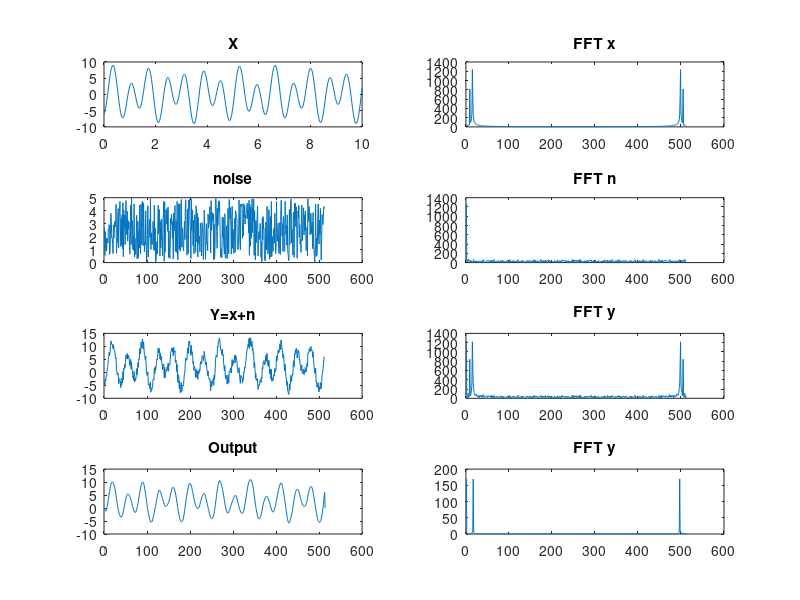

The MATLAB script that drew this image:
t=linspace(0,10,512);
%t= 0:0.1:2*pi;
f1=10;
f2=30;
x=3*sin(5*t)-6*cos(9*t);
%x=3*sin(t);%-6*cos(2*pi*f2*t);
n=5*rand(1,512);

y=x+n;
subplot(4,2,1);
plot(t,x)
title("X");
subplot(4,2,3);
plot(n)
title("noise");
subplot(4,2,5);
plot(y)
title("Y=x+n");

%------------Stat  FFT x  calculation-----------------%
Fs =10000;
xfft=length(x);
xfft2=2^nextpow2(xfft);
xff= fft(x,xfft2);
subplot(4,2,2);
plot(abs(xff));
title("FFT x");
%------------Stat  FFT y  calculation-------%
nfft=length(n);
nfft2=2^nextpow2(nfft);
nff= fft(n,nfft2);
subplot(4,2,4);
plot(abs(nff));
title("FFT n");
%------------Stat  FFT y  calculation-------%
yfft=length(y);
yfft2=2^nextpow2(yfft);
yff= fft(y,yfft2);
subplot(4,2,6);
plot(abs(yff));
title("FFT y");
%----------------MAF 3 filter model-------------------------%
LPF=(1/3)*(1+2*cos(10*t));
Lfft=length(LPF);
Lfft2=2^nextpow2(Lfft);
Lff= fft(LPF,Lfft2);
subplot(4,2,8);
plot(abs(Lff));
title("FFT y");
%----------------Output signal (After filter)-----------------------------%

m=3;               %% to modify the number of sample point
temp=rand(1,fix(m/2));
for i=1:fix(m/2)
    temp(i)=0;
end     
con= [temp y temp];
for loop=1:10       %% to modify the number of filter
    for i=1:1:(512-m)
        total=0;
        for M=0:1:(m-1)
            total=total+con(i+M);
        end  
        con(i+fix(m/2))=(1/m)*total;
    end
end
output= con;
subplot(4,2,7);
plot(output);
title("Output");
